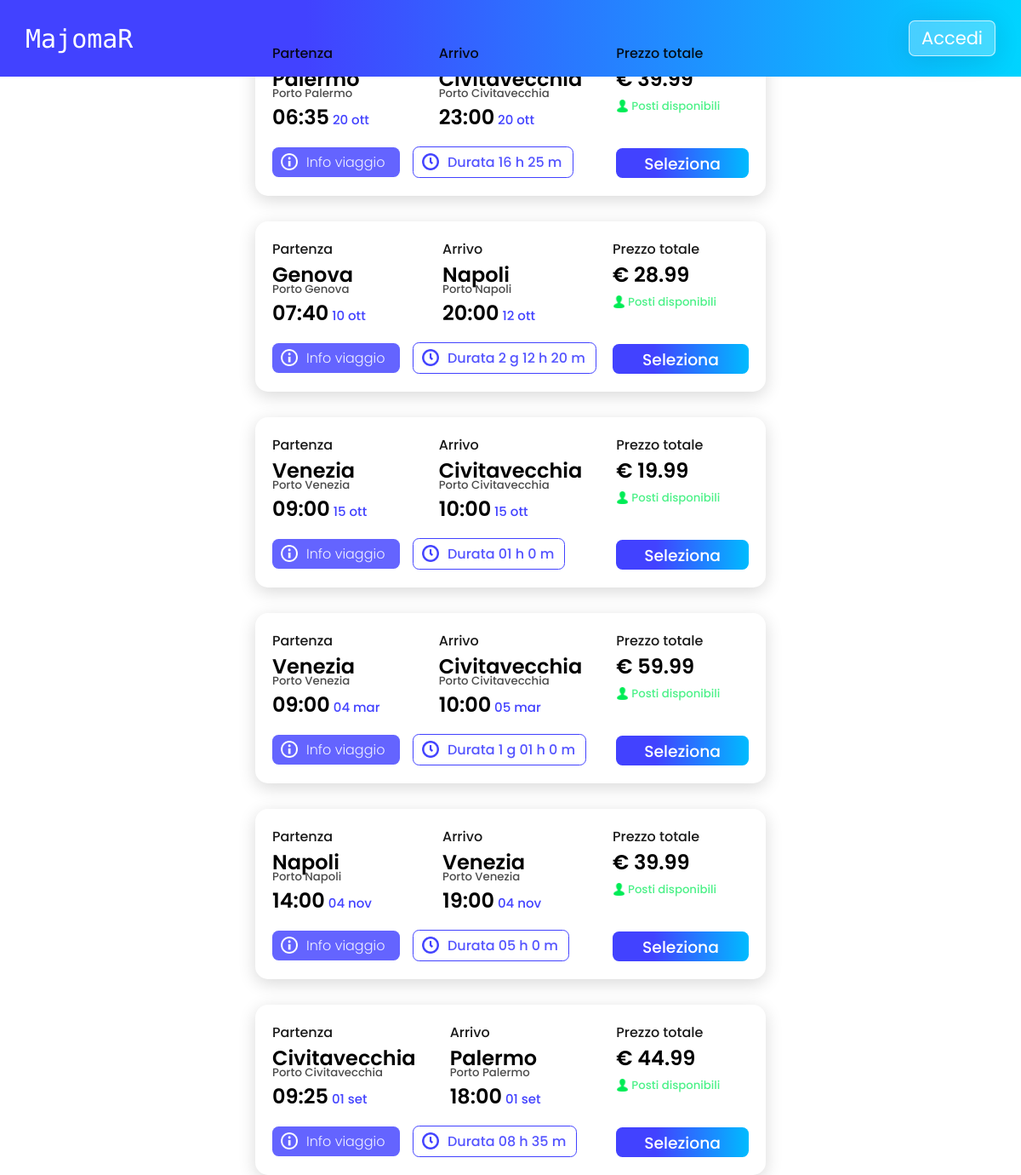
Screenshot of /Php/Home.php with the database file from the repository.
### tables this page shows
CREATE TABLE `viaggio` (
  `codice_viaggio` int(11) NOT NULL,
  `data_ora_p_a` longtext DEFAULT NULL CHECK (json_valid(`data_ora_p_a`)),
  `peso_carico` float DEFAULT NULL,
  `prezzo` float NOT NULL,
  `codice_navi` int(11) DEFAULT NULL
);

CREATE TABLE `porto` (
  `codice_porto` int(11) NOT NULL,
  `nome_porto` varchar(60) NOT NULL,
  `citta` varchar(60) DEFAULT NULL,
  `posti_barca` int(11) DEFAULT NULL,
  `latitudine` float DEFAULT NULL,
  `longitudine` float DEFAULT NULL
);

### Php/Home.php (the view)
<?php
include "./Back/Database.php";
$web_page = file_get_contents('../Html/Template.html');
$headbar = file_get_contents('../Html/Headbar.html');
$home = file_get_contents('../Html/Home.html');
$web_page = str_replace('<headbar/>', $headbar , $web_page);
$cards = '';
$sql_seleziona_porti_partenza = "SELECT * FROM ((viaggio INNER JOIN porto_pa ON viaggio.codice_viaggio=porto_pa.codice_viaggio) INNER JOIN porto ON porto_pa.codice_porto=porto.codice_porto) HAVING tipo='partenza' ORDER BY porto_pa.codice_viaggio";
$sql_seleziona_porti_arrivo = "SELECT * FROM ((viaggio INNER JOIN porto_pa ON viaggio.codice_viaggio=porto_pa.codice_viaggio) INNER JOIN porto ON porto_pa.codice_porto=porto.codice_porto) HAVING tipo='arrivo' ORDER BY porto_pa.codice_viaggio";
$sql_seleziona_tutto = "SELECT * FROM viaggio ORDER BY codice_viaggio";
$result_all = $connessione->query($sql_seleziona_tutto);
$result_porti_p = $connessione->query($sql_seleziona_porti_partenza);
$result_porti_a = $connessione->query($sql_seleziona_porti_arrivo);
$formattatore = new IntlDateFormatter('it_IT',IntlDateFormatter::FULL,IntlDateFormatter::FULL,null,null," dd MMM ");
if($result_all && $result_porti_p && $result_porti_a)
{
    if($result_all ->num_rows > 0 && $result_porti_p->num_rows > 0 && $result_porti_a->num_rows > 0){
        while($row=$result_all->fetch_assoc())
        {
            $porti_p=$result_porti_p->fetch_assoc();
            $porti_a=$result_porti_a->fetch_assoc();
            $data_ora_p_a = json_decode($row["data_ora_p_a"], true);
            $prezzo = $row["prezzo"];
            $datetime_part = date_create($data_ora_p_a["ora_part"]);
            $datetime_arri = date_create($data_ora_p_a["ora_arri"]);
            $date_part = date_create($data_ora_p_a["data_part"]);
            $date_arr = date_create($data_ora_p_a["data_arri"]);
            $complete_part =  $datetime_part->format("H:i") . " ". $date_part->format("Y/n/d") . " ";
            $complete_arri = $datetime_arri->format("H:i") . " ". $date_arr->format("Y/n/d") . " ";
            $complete_partenza = new DateTime($complete_part);
            $complete_arrivo = new DateTime($complete_arri);
            $durata = date_diff($complete_partenza,$complete_arrivo);
            if($durata->format("%d") > 0)
                $durata = $durata->format("Durata %d g %H h %i m");
            else
                $durata = $durata->format("Durata %H h %i m");
            $time_part = strtotime($data_ora_p_a["data_part"]);
            $time_arr = strtotime($data_ora_p_a["data_arri"]);
            $cards.='<div class="card">
                <div class="card_section">
                    <p>Partenza</p>
                    <h2>'. $porti_p["citta"].'</h2>
                    <h5>'. $porti_p["nome_porto"].'</h5>
                    <h2>'.$data_ora_p_a["ora_part"].'<span> '.$formattatore->format($time_part).'</span></h2>
                    <a class="card_sec_btn" href="">
                        <img src="../Assets/info_icon.png" alt="">
                        <p>Info viaggio</p>
                    </a>
                    <div class="card_sec_btn sec_time">
                        <img src="../Assets/clock_icon.png" alt="">
                        <p>'. $durata .'</p>
                    </div>
                </div>
                <div class="card_section">
                    <p>Arrivo</p>
                    <h2>'. $porti_a["citta"].'</h2>
                    <h5>'. $porti_a["nome_porto"].'</h5>
                    <h2>'.$data_ora_p_a["ora_arri"].'<span> '.$formattatore->format($time_arr).'</span></h2>
                </div>
                <div class="card_section last_sec">
                    <p>Prezzo totale</p>
                    <h2>€ '.$prezzo.'</h2>
                    <div class="posti_card">
                        <img src="../Assets/pearson_icon.png" alt="">
                        <h5>Posti disponibili</h5>
                    </div>
                    <a class="select_button" href="">
                        <h3>Seleziona</h3>
                    </a>
                </div>
            </div>
            ';
        }
    }else
        echo "Errore";
}
else
    echo "Impossibile reperire i dati";
$home = str_replace('<cards/>', $cards , $home);
echo str_replace('<contenuto/>', $home , $web_page);
?>

### Css/style.css (style rules this page uses)
h1,h2,h3,h4,h5,h6,p { font-family: 'Poppins', sans-serif; }
body { margin: 0; }
span { color: black; font-weight: bold; }
#headbar { background: #4242ff; background: linear-gradient(90deg, rgba(66,66,255,1) 30%, rgba(0,212,255,1) 100%); height: 90px; width: 100%; display: flex; justify-content: space-between; align-items: center; position: fixed; top:0; }
#nome { font-family: 'Monoton'; color: white; font-size: 30px; margin:0; margin-left: 30px; }
#auth_btn { background: rgba(255, 255, 255, 0.26); box-shadow: 0 4px 30px rgba(0, 0, 0, 0.1); backdrop-filter: blur(7.1px); -webkit-backdrop-filter: blur(7.1px); border: 1px solid rgba(255, 255, 255, 0.71); height: 40px; width: 100px; border-radius: 7px; margin-right: 30px; font-size: 21px; color:white; }
#auth_btn p { transition: ease-in 0.15s; width: 100px; height: 40px; text-align: center; margin: 0; padding-top: 4px; color: white; }
a { text-decoration: none; }
.card { display: flex; justify-content: space-between; width: 50%; height: 200px; border-radius: 15px; box-shadow: 0px 5px 20px rgba(0, 0, 0, 0.153); margin-top: 30px; }
#card_container { display: flex; flex-direction: column; align-items: center; }
.card_section { display: flex; flex: 1; margin: 20px; flex-direction: column; }
.card_section p,h2,h5,h3 { margin: 0; font-weight: 500; }
.card_section p { opacity: .9; }
.card_section h5 { margin-top: -10px; opacity: .7; }
.card_section h2 { font-weight: 600; }
.card_section span { font-size: 15px; font-weight: 500; color: #4242ff; }
.card_sec_btn { display: flex; flex-direction: row; height: 35px; width: 150px; border-radius: 7.5px; background-color: #4242ffd0; margin-top: 18px; color: white; }
.card_sec_btn p { padding-top: 5px; padding-left: 10px; font-weight: 300; }
.card img { width: 20px; height: 20px; margin-top: 7px; margin-left: 10px; }
.sec_time { background-color: white; color: #4242ff; border:1.5px solid #4242ff; position: absolute; margin-top: 121.5px; margin-left: 165px; width: max-content; padding-right: 12px; }
.sec_time p { font-weight: 500; }
.posti_card { color: #00ec56; opacity: 1 !important; display: flex; flex-direction: row; align-items: center; }
.posti_card h5 { height: 3px; }
.posti_card img { height: 15px; width: 15px; margin-right: 3px; margin-left: 0; }
.select_button { height: 35px; background: #4242ff; background: linear-gradient(90deg, rgba(66,66,255,1) 30%, rgb(0, 187, 255) 100%); border-radius: 7.5px; margin-top: 42px; }
.select_button h3 { text-align: center; padding-top: 3.5px; color: white; }

### rows the page displays
viaggio: porto.citta "Palermo", porto.nome_porto "Porto Palermo", data_ora_p_a "06:35", data_ora_p_a "20 ott", data_ora_p_a "Durata 16 h 25 m", porto.citta "Civitavecchia", porto.nome_porto "Porto Civitavecchia", data_ora_p_a "23:00", prezzo "39.99"
viaggio: porto.citta "Genova", porto.nome_porto "Porto Genova", data_ora_p_a "07:40", data_ora_p_a "10 ott", data_ora_p_a "Durata 2 g 12 h 20 m", porto.citta "Napoli", porto.nome_porto "Porto Napoli", data_ora_p_a "20:00", data_ora_p_a "12 ott", prezzo "28.99"
viaggio: porto.citta "Venezia", porto.nome_porto "Porto Venezia", data_ora_p_a "09:00", data_ora_p_a "15 ott", data_ora_p_a "Durata 01 h 0 m", porto.citta "Civitavecchia", porto.nome_porto "Porto Civitavecchia", data_ora_p_a "10:00", prezzo "19.99"
viaggio: porto.citta "Venezia", porto.nome_porto "Porto Venezia", data_ora_p_a "09:00", data_ora_p_a "04 mar", data_ora_p_a "Durata 1 g 01 h 0 m", porto.citta "Civitavecchia", porto.nome_porto "Porto Civitavecchia", data_ora_p_a "10:00", data_ora_p_a "05 mar", prezzo "59.99"
viaggio: porto.citta "Napoli", porto.nome_porto "Porto Napoli", data_ora_p_a "14:00", data_ora_p_a "04 nov", data_ora_p_a "Durata 05 h 0 m", porto.citta "Venezia", porto.nome_porto "Porto Venezia", data_ora_p_a "19:00", prezzo "39.99"
viaggio: porto.citta "Civitavecchia", porto.nome_porto "Porto Civitavecchia", data_ora_p_a "09:25", data_ora_p_a "01 set", data_ora_p_a "Durata 08 h 35 m", porto.citta "Palermo", porto.nome_porto "Porto Palermo", data_ora_p_a "18:00", prezzo "44.99"

### other values shown
str_replace('<headbar/>', $headbar , $web_page) "MajomaR Accedi"
